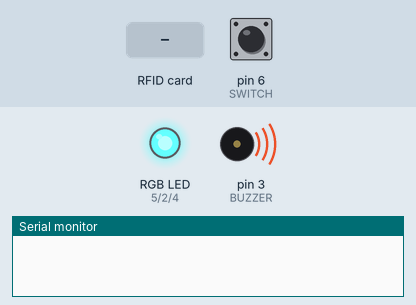
Bench run of a sketch on a simulated Arduino Uno, built with avr-gcc and run on an emulated ATmega328P. Shown: an RGB LED mixed from three pins (HIGH = lit), buzzer (waves = sounding), the last lines printed to the serial monitor. Inputs (shaded band) come from the test bench; at power-on: pin 6 (SWITCH) HIGH. Dim RGB values are drawn brighter than linear.

Above: at 0.1 s.
At 2.6 s:
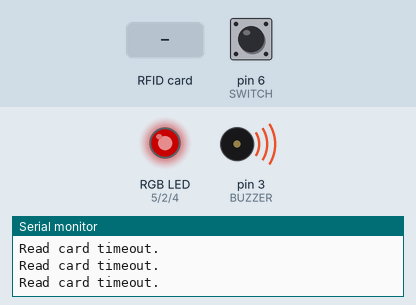
2.7 s: RFID card 5E 7A 19 C4 held to the reader
At 3.06 s:
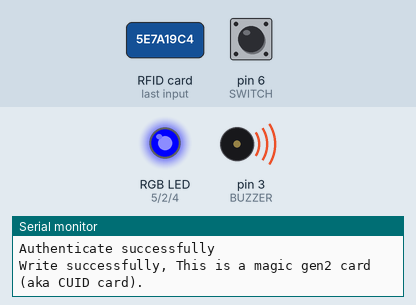
Timing chart, 0 to 5.7 s (numbered marks = the images above; inputs shaded):
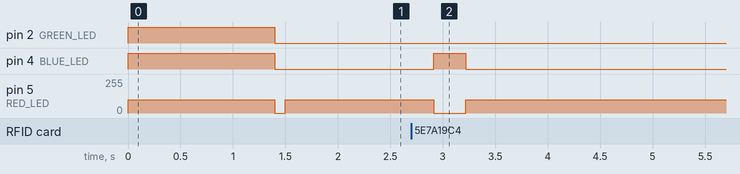

The sketch:

main.ino
```cpp
#include <Adafruit_PN532.h>

// This project modify from SigmaDolphin/Adafruit-PN532 fork from adafruit/Adafruit-PN532.

#include <SPI.h>
#include <string.h> // memcpy memcmp

#define GREEN_LED          (2)
#define BUZZER             (3)
#define BLUE_LED           (4)
#define RED_LED            (5)
#define SWITCH             (6)
#define BUTTON             (8)

#define PN532_SCK          (13)
#define PN532_MOSI         (11)
#define PN532_SS           (10)
#define PN532_MISO         (12)
#define PN532_RSTO         (9)

#define BUZZER_MAX_SOUND   (150)
// #define PN532_MAX_RETRY    (0xFE) // 0x00-0xFF

bool success; // 全域變數
uint8_t uid[] = { 0, 0, 0, 0, 0, 0, 0 }; // 全域變數
uint8_t prev_uid[] = { 0, 0, 0, 0, 0, 0, 0 }; // 全域變數
uint8_t uidLength; // 全域變數

// const uint8_t REPLACE_PART[8] = {0x67, 0x72, 0x65, 0x65, 0x6E, 0x39, 0x32, 0x35};
const uint8_t KEY_DEFAULT_KEY[6] = {0xFF, 0xFF, 0xFF, 0xFF, 0xFF, 0xFF};
uint8_t block0buffer[16] = {0x00};

Adafruit_PN532 nfc(PN532_SCK, PN532_MISO, PN532_MOSI, PN532_SS);

void gpio_begin(void){
  pinMode(RED_LED, OUTPUT);
  pinMode(BUZZER, OUTPUT);
  pinMode(BLUE_LED, OUTPUT);
  pinMode(GREEN_LED, OUTPUT);
  pinMode(PN532_RSTO, OUTPUT);
  pinMode(SWITCH, INPUT);
  pinMode(BUTTON, INPUT); // BUTTON 設INPUT+HIGH就是上拉電阻
  // testing light
  green_light_on();
  red_light_on();
  blue_light_on();
  beep_normal();
  delay(1000);
  green_light_off();
  red_light_off();
  blue_light_off();
  digitalWrite(BUTTON, HIGH); // BUTTON 設INPUT+HIGH就是上拉電阻
  digitalWrite(SWITCH, HIGH); // BUTTON 設INPUT+HIGH就是上拉電阻
}

void beep_warning(void){
  for (int i = 0 ; i < 3 ; i++){
    analogWrite(BUZZER, BUZZER_MAX_SOUND);
    delay(100);
    digitalWrite(BUZZER, LOW);
    delay(100);
  }
}

void beep_normal(void){
  for (int i = 0 ; i < 2 ; i++){
    analogWrite(BUZZER, BUZZER_MAX_SOUND);
    delay(100);
    digitalWrite(BUZZER, LOW);
    delay(100);
  }
}

void beep_good(void){
  analogWrite(BUZZER, BUZZER_MAX_SOUND);
  delay(100);
  digitalWrite(BUZZER, LOW);
  delay(100);
}

void red_light_on(void){
  analogWrite(RED_LED, 100);
}

void red_light_off(void){
  digitalWrite(RED_LED, LOW);
}

void green_light_on(void){
  digitalWrite(GREEN_LED, HIGH); // 不支援PWM
}

void green_light_off(void){
  digitalWrite(GREEN_LED, LOW);
}

void blue_light_on(void){
  digitalWrite(BLUE_LED, HIGH); // 不支援PWM
}

void blue_light_off(void){
  digitalWrite(BLUE_LED, LOW);
}

void clear_all_light(void){
  green_light_off();
  red_light_off();
  blue_light_off();
}

bool get_button_status(void){
  int status = digitalRead(BUTTON);
  if (status == 1) {
    return false;
  }
  return true;
}

bool get_switch_status(void){
  int status = digitalRead(SWITCH);
  if (status == 1) {
    return false;
  }
  return true;
}

void pn532_soft_reboot(void){
  if (!nfc.reboot()){
    Serial.println("reboot failed");
  }
}


void pn532_begin(void){
  uint32_t versiondata = nfc.getFirmwareVersion();
  while (! versiondata) {
    // retry every 1 sec if it doesn't connect
    Serial.print("Didn't find PN53x board");
    red_light_on();
    beep_warning();
    delay(1000);
  }
  /*
  Serial.print("Found chip PN5"); Serial.println((versiondata>>24) & 0xFF, HEX);
  Serial.print("Firmware ver. "); Serial.print((versiondata>>16) & 0xFF, DEC);
  Serial.print('.'); Serial.println((versiondata>>8) & 0xFF, DEC);
  */
  nfc.SAMConfig(); // important. start listening
  // nfc.setPassiveActivationRetries(0xFE); // Set the max number of retry attempts to read from a card
}

void pn532_soft_begin(void){
  uint32_t versiondata = nfc.getFirmwareVersion();
  while (! versiondata) {
    // retry every 1 sec if it doesn't connect
    Serial.print("Didn't find PN53x board");
    red_light_on();
    beep_warning();
    delay(1000);
  }
  nfc.SAMConfig(); // important. start listening
  // nfc.setPassiveActivationRetries(PN532_MAX_RETRY); // Set the max number of retry attempts to read from a card
}

bool read_id(void){
  success = nfc.readPassiveTargetID(PN532_MIFARE_ISO14443A, &uid[0], &uidLength, 100);
  if (success) {
    Serial.println("Found a card!");
    Serial.print("UID Length: ");
    Serial.print(uidLength, DEC); // 十進位
    Serial.println(" bytes");
    Serial.print("UID Value: ");
    for (uint8_t i=0; i < uidLength; i++)
    {
      Serial.print(uid[i], HEX);
    }
    Serial.println("");
    return true;
  }
  else{
    Serial.println("Read card timeout.");
  }
  return false;
}

bool check_gen1_card(void){
  Serial.println("Checking gen1...");
  if (nfc.UnlockBackdoor()){
    Serial.println("Theres backdoor. It is magic gen1 card (aka UID card)");
    return true;
  }
  else{
    Serial.println("Theres no backdoor. Maybe it is Normal card or magic gen2 card (aka CUID card).");
  }
  return false;
}

bool check_gen2_card(void){
  Serial.println("Checking gen2...");
  success = nfc.mifareclassic_AuthenticateBlock(uid, uidLength, 0, 0, KEY_DEFAULT_KEY);
  if (success){
    Serial.println("Authenticate successfully");
    success = nfc.mifareclassic_ReadDataBlock(0, block0buffer);
    if(success){ // read success
    success = nfc.mifareclassic_WriteDataBlock(0, block0buffer);
      if(success){
        Serial.println("Write successfully, This is a magic gen2 card (aka CUID card).");
        return true;
      }
      else{
        Serial.println("Write failed, This is a Normal card or magic gen1 card (aka UID card).");
      }
    }
    else{ // read fail
      Serial.println("Read failed");
    }
  }
  else{
    Serial.println("Authenticate failed");
  }
  return false;
}

void setup(void) {
  gpio_begin();
  Serial.begin(115200);
  nfc.begin();
  pn532_begin();
  clear_all_light();
}

bool is_uid_the_same(uint8_t uid[], uint8_t prev_uid[], size_t length) {
  // true為相同 false為不同
  return memcmp(uid, prev_uid, length) == 0; // 0為相同 非0為不同
}

void copy_uid() {
  memcpy(prev_uid, uid, sizeof(uid));
}

void clear_prev_uid() {
  uint8_t clear_uid[] = { 0, 0, 0, 0, 0, 0, 0 };
  memcpy(prev_uid, clear_uid, sizeof(uid));
}

void case_continue(void) {
  /*
     ####    #####   ##   ##  ######    ####    ##   ##  ##   ##  #######
    ##  ##  ##   ##  ###  ##  # ## #     ##     ###  ##  ##   ##   ##   #
   ##       ##   ##  #### ##    ##       ##     #### ##  ##   ##   ## #
   ##       ##   ##  ## ####    ##       ##     ## ####  ##   ##   ####
   ##       ##   ##  ##  ###    ##       ##     ##  ###  ##   ##   ## #
    ##  ##  ##   ##  ##   ##    ##       ##     ##   ##  ##   ##   ##   #
     ####    #####   ##   ##   ####     ####    ##   ##   #####   #######
  */
  bool is_gen1 = false;
  bool is_gen2 = false;
  bool read_card = false;

  if (read_id()) {
    if (is_uid_the_same(uid, prev_uid, sizeof(uid))){
      delay(100);
      return;
    }
    is_gen2 = check_gen2_card();
    if(!is_gen2) {
      read_id(); // needs to select again
      is_gen1 = check_gen1_card();
    }
    pn532_begin();
    delay(200);
    copy_uid();
  }

  if (is_gen1){
    clear_all_light();
    green_light_on();
  }
  else if (is_gen2){
    clear_all_light();
    blue_light_on();
  }
  else{ // timeout or Normal card or NOT mifare card
    clear_all_light();
    red_light_on();
    clear_prev_uid(); // timeout表示前面的卡已經離開感應區

  }
  delay(200);
}

void case_single(void){
  /*
    #####    ####    ##   ##    ####   ####     #######
   ##   ##    ##     ###  ##   ##  ##   ##       ##   #
   #          ##     #### ##  ##        ##       ## #
    #####     ##     ## ####  ##        ##       ####
        ##    ##     ##  ###  ##  ###   ##   #   ## #
   ##   ##    ##     ##   ##   ##  ##   ##  ##   ##   #
    #####    ####    ##   ##    #####  #######  #######
  */
  bool is_gen1 = false;
  bool is_gen2 = false;
  bool read_card = false;

  if (read_id()) {
    is_gen2 = check_gen2_card();
    if(!is_gen2) {
      read_id(); // needs to select again
      is_gen1 = check_gen1_card();
    }
    pn532_begin();
    delay(200);
  }
  else{ // read card failed (no card)
    clear_all_light();
    red_light_on();
    beep_normal();
    return;
  }

  if (is_gen1){
    clear_all_light();
    green_light_on();
    beep_good();
  }
  else if (is_gen2){
    clear_all_light();
    blue_light_on();
    beep_good();
  }
  else{ // timeout or Normal card or NOT mifare card
    clear_all_light();
    red_light_on();
    beep_good();
  }
  delay(200);
}

void loop(void){

  if (get_switch_status() && get_button_status()){  // case_single
    Serial.println("case_single");
    case_single();
  }
  else if (!get_switch_status()){  // case_continue
    case_continue();
  }
  delay(1);
}
```

Measured:
- after the input at 2.7 s, pin 4 (BLUE_LED): LOW → HIGH after 0.22 s, → LOW 0.30 s later; pin 5 (RED_LED): 100/255 → 0/255 after 0.22 s, → 100/255 0.30 s later
